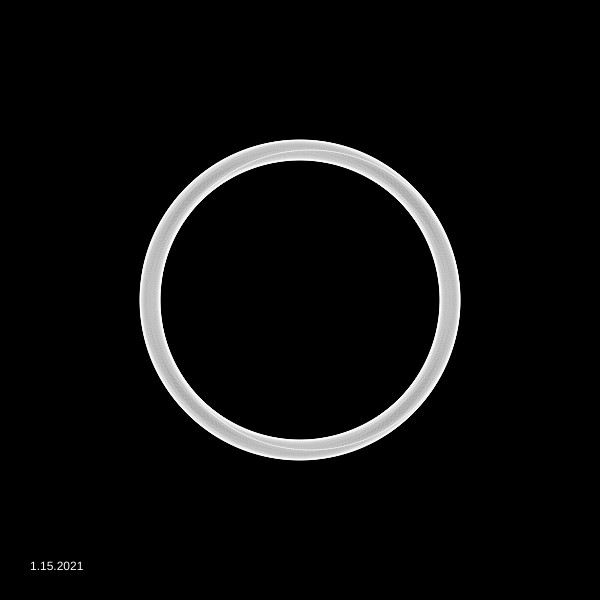
Frame 1 (no input)
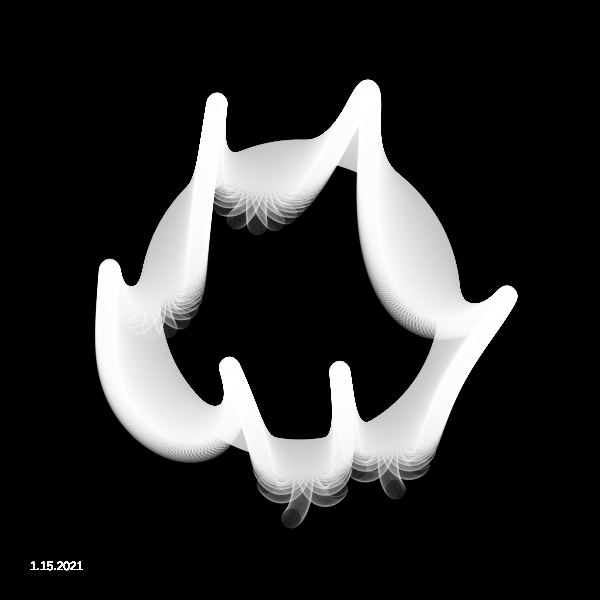
Frame 60 (no input)
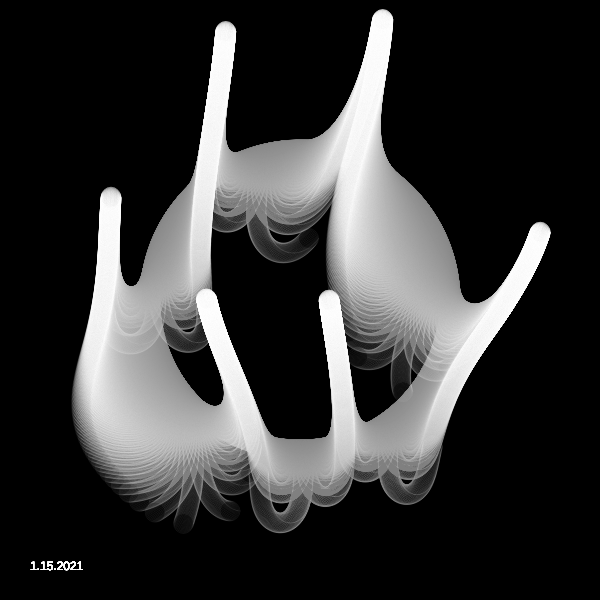
Frame 120 (the mouse pressed at the canvas centre since frame 60)

The p5.js sketch that drew these frames (run headless with seeded random() and noise() and a simulated clock; from frame 60 on, the mouse is pressed at the canvas centre):

// p5.js sketch
// ── sketch.js
/* Forked from  Roni Kaufman
 inspired by https://twitter.com/dmitricherniak/status/1214888292421951488?s=09
Fork and modifications by Nina Lutz
*/

let particles = [];
let circles = [];
let squiggliness = 1/2000;
let interval;
let margin = 20;
let theEnd = false;
let r = 150;
let noiseFactor = 30;
let baseHue;

function setup() {

  var canvas;
  if(windowWidth>=600 && windowHeight >=600){
    canvas = createCanvas(600, 600);
  }
  else{
    canvas = createCanvas(windowWidth, windowHeight - 100);
  }

  var x = (windowWidth - width) / 2;
  var y = (windowHeight - height) / 2;

  canvas.position(x, y);

  noStroke();
  
  updateParticles();
    background(0)


  interval = setInterval(updateParticles, 5000);
}

function draw() {
  background(0, 1)
  if (theEnd) {
    noLoop();
  } else {
    for (let p of particles) {
      p.draw();
      p.move();
    }
  }
  fill(255);
  noStroke();
  text("1.15.2021", 30, height-30)
}

function updateParticles() {
  particles = [];
  let xCenter = width/2;
  let yCenter = height/2;
  let n = r*10;
  for (let i = 0; i < n; i++) {
    let theta = map(i, 0, n, -PI, PI);
    let x_ = xCenter + r*cos(theta);
    let y_ = yCenter + r*sin(theta);
    let s_ = 1;
    let sat_ = random(noiseFactor/2, 100);
    let val_ = random(0, noiseFactor*2);
    particles.push(new Particle(x_, y_, s_, sat_, val_));
  }
  r -= 14;
  noiseFactor += 10;
  baseHue += 0;
  if (r < 20) {
    clearInterval(interval);
    theEnd = true;
  }
}

function Particle(x_, y_, s_, sat_, val_) {
  this.x = x_; // x
  this.y = y_; // y

  this.size = s_; // size
  this.sat = sat_; // saturation
  this.val = val_; // value
  
  this.alpha = 100;
  this.dist = 1.2;

  let theta = noise(this.x * squiggliness, this.y * squiggliness)*PI*noiseFactor;
  let v = p5.Vector.fromAngle(theta, this.dist);
  this.x2 = v.x + this.x;
  this.y2 = v.y + this.y;
  
  this.move = function() {
    let theta = noise(this.x * squiggliness, this.y * squiggliness)*PI*noiseFactor;
    fill(baseHue%100, this.sat, this.val, this.alpha);
    let v = p5.Vector.fromAngle(theta, this.dist);
    this.x += v.x;
    this.y += v.y;
    this.x2 += v.x;
    this.y2 += v.y;
    //this.dist *= 0.999;
    this.alpha *= 0.985;
    this.size *= 0.985;
  }
  
  this.draw = function() {
    //fill(100, this.alpha);
    // fill(0, this.alpha)
    noFill();
    stroke(255, this.alpha)
    ellipse(this.x, this.y, 20, 20)
  }
}

function intersectsWithOtherCircles(x_, y_, r_) {
  for (let c of circles) {
    if (dist(c.x, c.y, x_, y_) < c.r + r_ + margin) {
      return true;
    }
  }
  circles.push({x: x_, y: y_, r: r_});
  return false;
}
